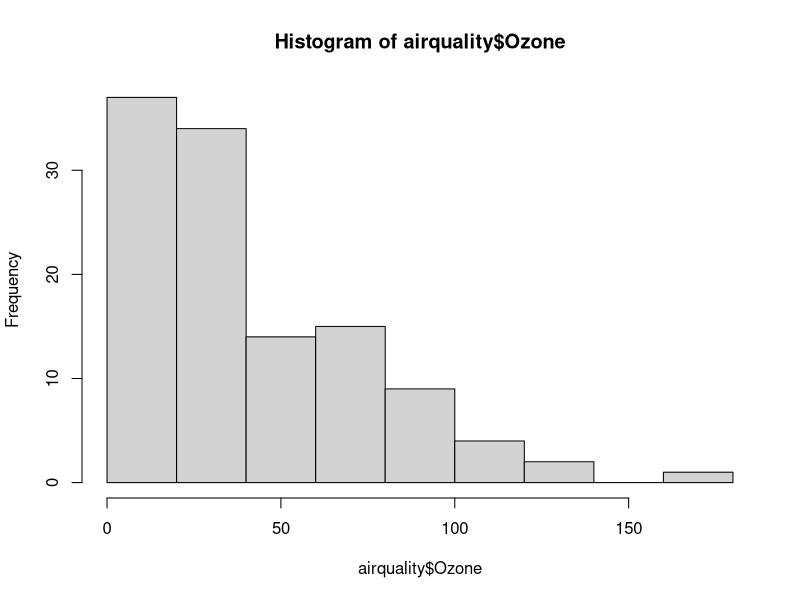
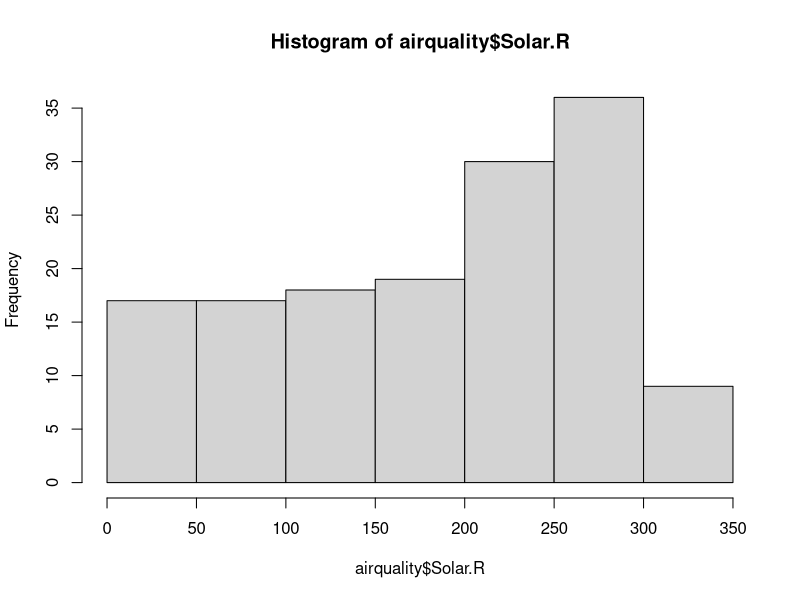
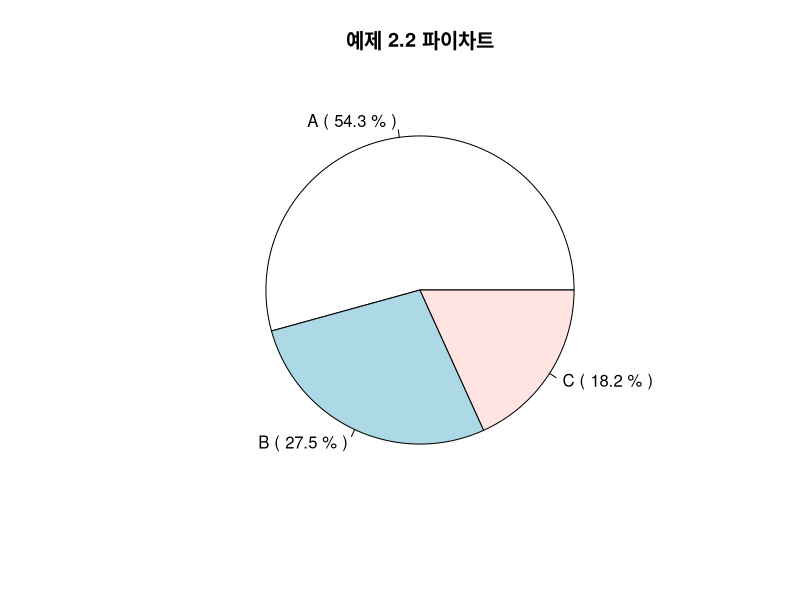
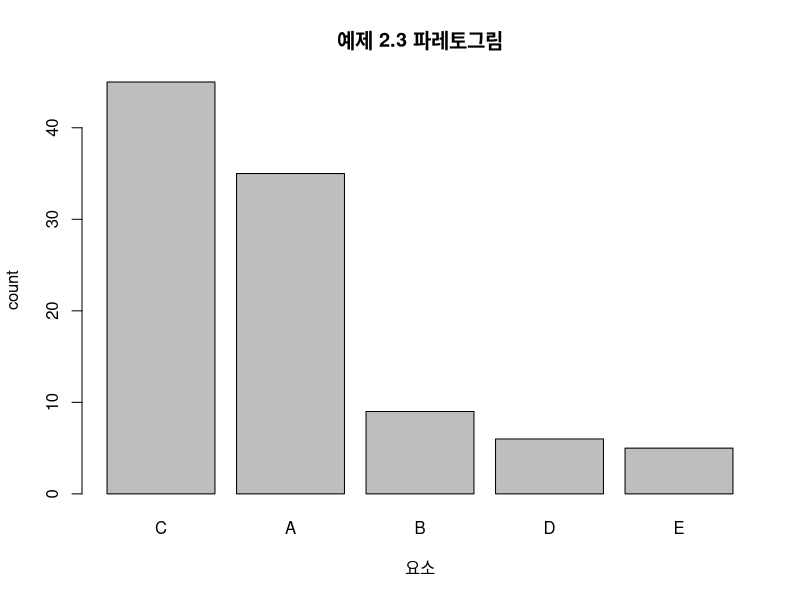
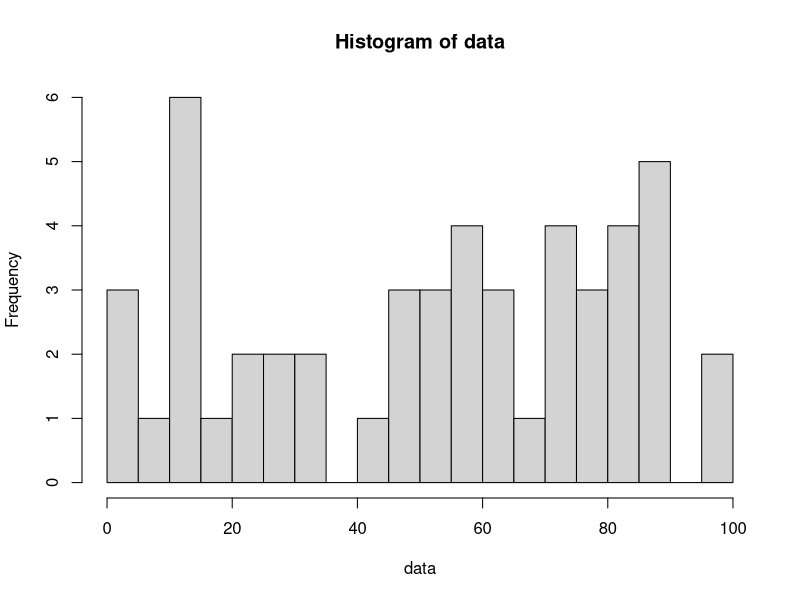
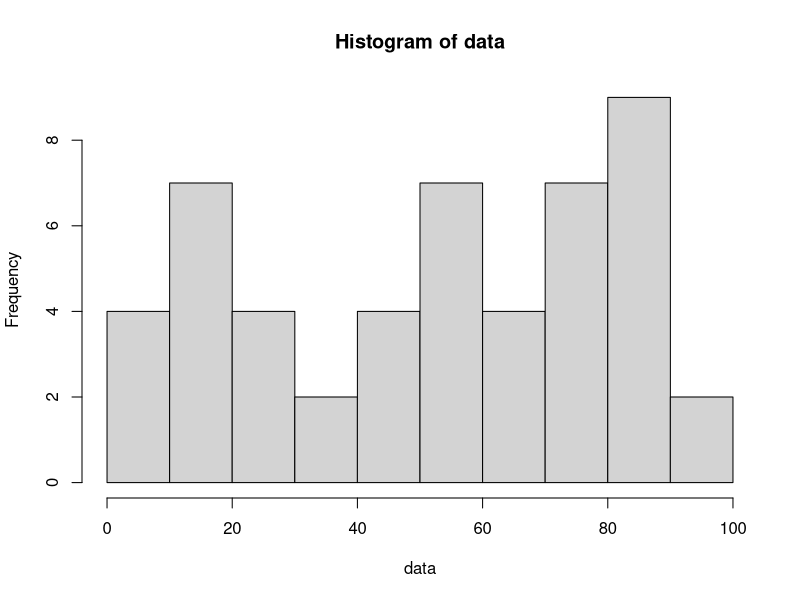
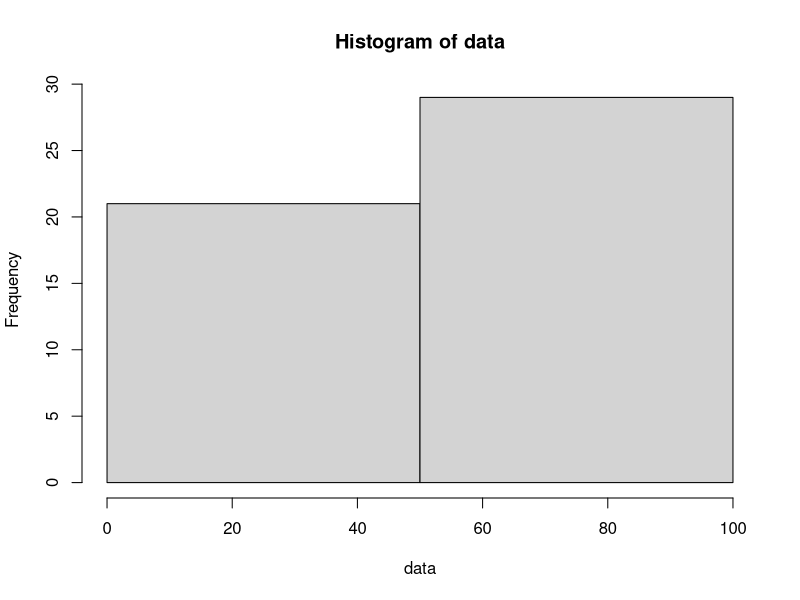
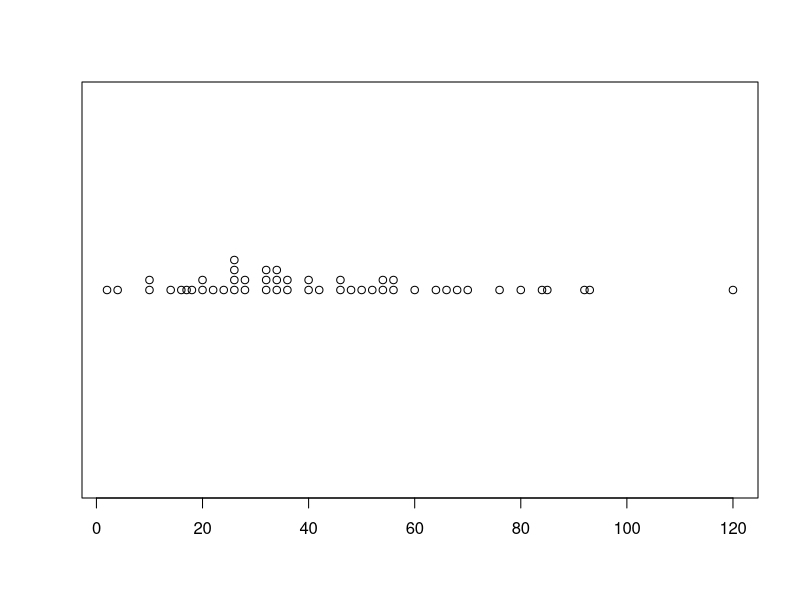

Generate these figures, in order, with R:
# boxplot str dim
install.packages("tidyverse")
library(tidyverse)
data(airquality)
str(airquality)

hist(airquality$Ozone)
hist(airquality$Solar.R)

## 도수분포표 예제 2.1
a <- rep("A",1520)
b <- rep("B",770)
c <- rep("C",510)
x <- c(a,b,c)
y <- as.matrix(table(x))
freq <- y[,1] 
relative_freq<-freq/sum(y)
t(rbind(freq,relative_freq))

## 파이차트 예제 2.2
x <- c(1520,770,510)
lab <- c("A","B","C")

y <- round(x/sum(x)*100,digits=1) # y에 해당 백분위 값 주기
z <- paste(lab,"(",y,"%",")") # 도표에 포함될 lable값 주기
pie(x,labels=z,main="예제 2.2 파이차트")


## 파레토 그림 예제 2.3
a <- rep("A",35)
b <- rep("B",9)
c <- rep("C",45)
d <- rep("D",6)
e <- rep("E",5)
x <- factor(c(a,b,c,d,e)) #도수가 큰 범주 순으로 재정렬
sort <- sort(table(x),decreasing=TRUE) # 정렬
barplot(sort,xlab="요소",ylab="count",main="예제 2.3 파레토그림")


## 히스토그램
data <- sample(c(1:100),size = 50, replace = TRUE)
data %>% sort(decreasing = FALSE)

hist(data, breaks = 20)
hist(data, breaks = 10)
hist(data, breaks = 3)

## 점도표
data(cars)
str(cars)
View(cars)
stripchart(cars$dist, method="stack", offset=0.5, pch=1)

## 분산
x <- c(1,3,4,6,6,7,8,8,9,10,15)
var(x)

##표준편차
sd(x)

## 줄기 잎 도표
data(mtcars)
str(mtcars)
mtcars$mpg
stem(mtcars$mpg)


## 상자그림
data(mtcars)
str(mtcars)

boxplot(mtcars, horizontal = TRUE)

outlier <- append(mtcars$disp,c(-1000,-500,500,1000))

boxplot(outlier, horizontal = TRUE)
summary(outlier)

quantile(outlier)
quantile(outlier, probs = seq(0,1, by=0.05)) # percentile
quantile(outlier, probs = seq(0,1, by=0.01)) # percentile

## 이상치
outlier1 <- (quantile(outlier)[4] - quantile(outlier)[2])*1.5 + quantile(outlier)[4]
class(outlier1)
as.numeric(outlier1)

## 극이상치
outlier2 <- (quantile(outlier)[4] - quantile(outlier)[2])*3 + quantile(outlier)[4]
class(outlier2)
as.numeric(outlier2)


## 산점도
str(mtcars)
plot(mtcars$disp, mtcars$hp)

# 상관계수
cor(mtcars$disp, mtcars$hp)
cor.test(mtcars$disp, mtcars$hp)
corrplot::corrplot(cor(mtcars))
corrplot::corrplot(cor(mtcars), method="ellipse")
corrplot::corrplot(cor(mtcars), method="number")
